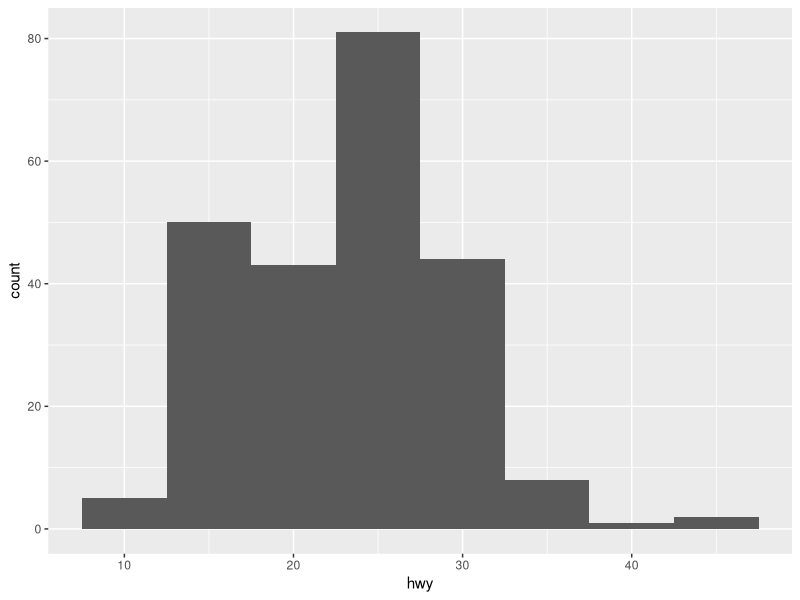

Write R code to recreate this figure. (Note: this script raises an error after producing the figure.)
## ---- chunk 1
knitr::opts_chunk$set(message = FALSE, warning = FALSE)
## ---- chunk 2
# File management
library(here)
# for dplyr, ggplot2
library(tidyverse)
#Loading data
library(rio)

#Remove Scientific Notation 
options(scipen=999)
## ---- chunk 3
c <- ggplot(mpg, aes(hwy))

## Then later on it will say

c + geom_histogram(binwidth = 5)
## ---- chunk 4
#import sleep data - Your path may be different
sleep_data <- import(here("lectures", "data", "Sleep_Data.csv"))
## ---- chunk 5
    sleep_data <- sleep_data %>% 
      select(-c('StartDate', 'EndDate', 'Status', 'Progress', 
      'Duration__in_seconds_', 'Finished', 'RecordedDate',
      'DistributionChannel', 'UserLanguage', 'SC0', 'SC1',
      'SC2', 'SC3', 'SC4', 'SC5', 'Attention'))
## ---- chunk 6
names(sleep_data) <- c('age', 'gender', 'roommate', 'other_sleep', 'bed_read', 'bed_study', 'bed_hw', 'attention1', 'bed_internet',
                       'bed_tv', 'bed_eat', 'bed_friends', 'bed_videogame', 'bed_readp', 'BL_1', 'BL_2', 'BL_3', 'BL_4',
                       'BL_5', 'attention2', 'BL_6', 'BL_7', 'sleepsat1', 'sleepsat2', 'sleepsat3', 'sleepsat4', 'sleepsat5',
                       'sleepsat6', 'ESS1', 'ESS2', 'ESS3', 'ESS4', 'ESS5', 'ESS6', 'ESS7', 'ESS8', 'ESS00', 'ashs1', 'ashs2', 
                       'ashs3', 'ashs4', 'ashs5', 'attention3', 'ashs6', 'ashs7', 'ashs8', 'ashs9', 'ashs10', 'ashs11', 
                       'ashs12', 'ashs13', 'ashs14', 'ashs15', 'ashs16', 'ashs17', 'attention4', 'ashs18', 'ashs19', 
                       'ashs20', 'ashs21', 'ashs22', 'ashs23', 'ashs24', 'ashs26', 'ashs27', 'ashs28', 'attention5', 
                       'ashs29', 'ashs30', 'ashs31', 'ashs32', 'ashs33', 'id')
## ---- chunk 7
filter(starwars, hair_color == "none" | eye_color == "black")
## ---- chunk 8
# Assigning it to a new variable
mod_sleep_data <- sleep_data %>% 
  filter(age >= 17, age <= 25)
## ---- chunk 9
mod_sleep_data %>% 
  ggplot(aes(age)) + 
  geom_bar()
## ---- chunk 10
# We will assign it to the same dataset
mod_sleep_data <- mod_sleep_data %>% 
  mutate(ess_total = ESS1 + ESS2 + ESS3 + 
           ESS4 + ESS5 + ESS6 + ESS7 + ESS8)
## ---- chunk 11
mod_sleep_data %>% 
  ggplot(aes(ess_total)) + 
  geom_bar()
## ---- chunk 12
mod_sleep_data <- mod_sleep_data %>% 
  mutate(ESS1m1 = ESS1 - 1, 
         ESS2m1 = ESS2 - 1,
         ESS3m1 = ESS3 - 1,
         ESS4m1 = ESS4 - 1,
         ESS5m1 = ESS5 - 1,
         ESS6m1 = ESS6 - 1,
         ESS7m1 = ESS7 - 1, 
         ESS8m1 = ESS8 - 1) %>% 
  mutate(ess_total2 = ESS1m1 + ESS2m1 + ESS3m1 + 
           ESS4m1 + ESS5m1 + ESS6m1 + ESS7m1 + ESS8m1)
## ---- chunk 13
mod_sleep_data <- mod_sleep_data %>% 
  mutate(ess_total = ESS1 + ESS2 + ESS3 + 
           ESS4 + ESS5 + ESS6 + ESS7 + ESS8) %>% 
  mutate(ess_total3 = ess_total-8)
## ---- chunk 14
mod_sleep_data %>% 
  select(contains("_total")) %>% 
  head()
## ---- chunk 15
mod_sleep_data <- mod_sleep_data %>% 
  mutate(attention1r = recode(attention1, 
                              `1`=0,
                              `2`=0,
                              `3`=0,
                              `4`=0,
                              `5`=1),
         attention2r = recode(attention2, 
                              `1`=1,
                              `2`=0,
                              `3`=0,
                              `4`=0,
                              `5`=0),
         attention3r = recode(attention3, 
                              `1`=0,
                              `2`=0,
                              `3`=0,
                              `4`=1,
                              `5`=0),
         attention4r = recode(attention4, 
                              `1`=1,
                              `2`=0,
                              `3`=0,
                              `4`=0,
                              `5`=0,
                              `6`=0),
         attention5r = recode(attention5, 
                              `1`=1,
                              `2`=0,
                              `3`=0,
                              `4`=0,
                              `5`=0,
                              `6`=0))
## ---- chunk 16
mod_sleep_data <- mod_sleep_data %>% 
  mutate(att_sum = (attention1r + attention2r + attention3r +
                      attention4r + attention5r))
## ---- chunk 17
mod_sleep_data %>% 
  ggplot(aes(att_sum)) + 
  geom_bar() + 
  geom_text(stat = "count", #Tells it to calculate the statistic
            aes(label=after_stat(count))) + #Puts label of the count
  theme_minimal() #or theme_bw
